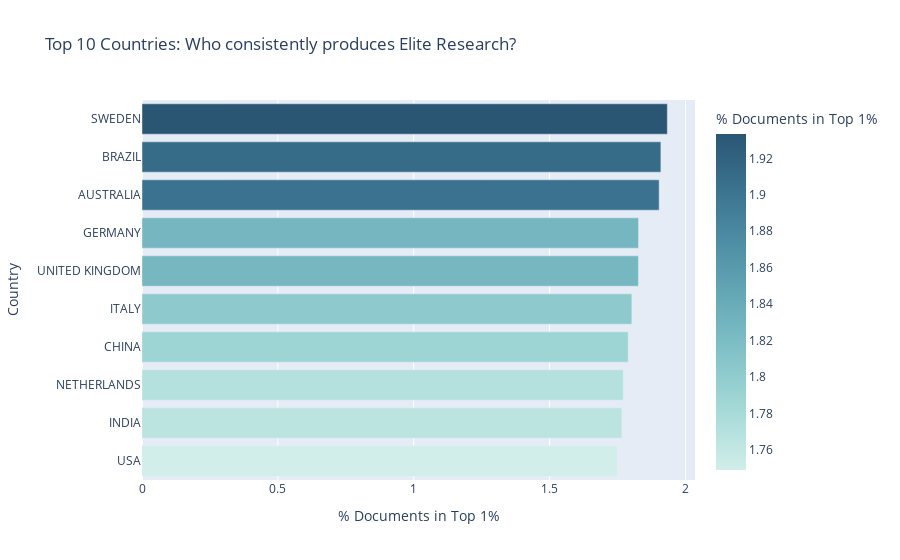

This figure's notebook cell:
### Code cell
# --- Additional Analysis: Country-wise Elite Performance ---

# Ab hum Group By kar rahe hain Average nikaalne ke liye
country_elite_avg = df.groupby('Country')['% Documents in Top 1%'].mean().sort_values(ascending=False).reset_index()

# Top 10 Countries dikhate hain
print("--- Top 10 Countries by Average % in Top 1% ---")
print(country_elite_avg.head(10))

# Visualization (Bar Chart)
fig_bar = px.bar(
    country_elite_avg.head(10),
    x='% Documents in Top 1%',
    y='Country',
    orientation='h',
    title='Top 10 Countries: Who consistently produces Elite Research?',
    color='% Documents in Top 1%',
    color_continuous_scale='Teal'
)
fig_bar.update_layout(yaxis=dict(autorange="reversed")) # Rank 1 upar aayega
fig_bar.show()

### Figure 1 — Plotly figure (JSON) as saved in the notebook; plotly's stock layout.template omitted (floating-point values rounded to 4 significant figures)
{"data": [{"hovertemplate": "% Documents in Top 1%=%{marker.color}<br>Country=%{y}<extra></extra>", "legendgroup": "", "marker": {"color": [1.933, 1.91, 1.903, 1.827, 1.827, 1.803, 1.789, 1.771, 1.766, 1.749], "coloraxis": "coloraxis", "pattern": {"shape": ""}}, "name": "", "orientation": "h", "showlegend": false, "textposition": "auto", "type": "bar", "x": [1.933, 1.91, 1.903, 1.827, 1.827, 1.803, 1.789, 1.771, 1.766, 1.749], "xaxis": "x", "y": ["SWEDEN", "BRAZIL", "AUSTRALIA", "GERMANY", "UNITED KINGDOM", "ITALY", "CHINA", "NETHERLANDS", "INDIA", "USA"], "yaxis": "y"}], "layout": {"barmode": "relative", "coloraxis": {"colorbar": {"title": {"text": "% Documents in Top 1%"}}, "colorscale": [[0, "rgb(209, 238, 234)"], [0.1667, "rgb(168, 219, 217)"], [0.3333, "rgb(133, 196, 201)"], [0.5, "rgb(104, 171, 184)"], [0.6667, "rgb(79, 144, 166)"], [0.8333, "rgb(59, 115, 143)"], [1, "rgb(42, 86, 116)"]]}, "legend": {"tracegroupgap": 0}, "title": {"text": "Top 10 Countries: Who consistently produces Elite Research?"}, "xaxis": {"anchor": "y", "domain": [0, 1], "title": {"text": "% Documents in Top 1%"}}, "yaxis": {"anchor": "x", "autorange": "reversed", "domain": [0, 1], "title": {"text": "Country"}}}}
